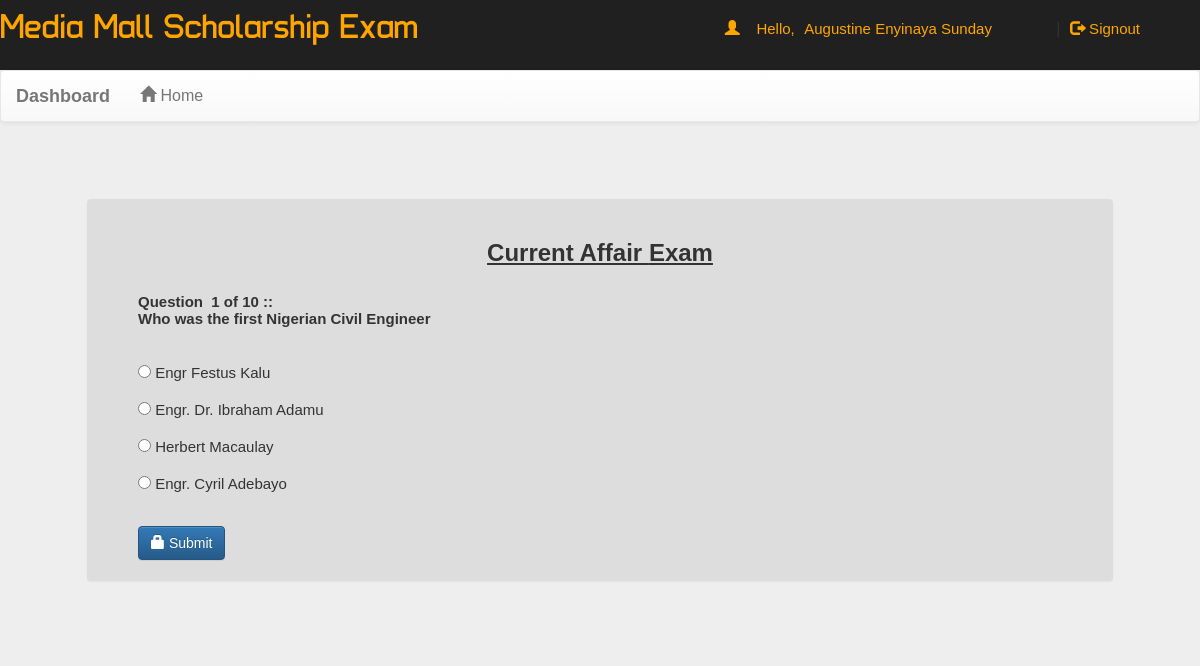
The app's page /account.php?q=quiz&step=2&eid=600ebccda5cc0&n=1&t=10 (signed in) with its own data.
### tables this page shows
CREATE TABLE `questions` (
  `eid` text NOT NULL,
  `qid` text NOT NULL,
  `qns` text NOT NULL,
  `choice` int(10) NOT NULL,
  `sn` int(11) NOT NULL
);

CREATE TABLE `quiz` (
  `eid` text NOT NULL,
  `title` varchar(100) NOT NULL,
  `correct` int(11) NOT NULL,
  `wrong` int(11) NOT NULL,
  `total` int(11) NOT NULL,
  `time` bigint(20) NOT NULL,
  `intro` text NOT NULL,
  `date` timestamp NOT NULL DEFAULT current_timestamp() ON UPDATE current_timestamp()
);

CREATE TABLE `options` (
  `qid` varchar(50) NOT NULL,
  `option` varchar(5000) NOT NULL,
  `optionid` text NOT NULL
);

### account.php (the view, shortened to what this page needs)
<!DOCTYPE html PUBLIC "-//W3C//DTD XHTML 1.0 Transitional//EN" "http://www.w3.org/TR/xhtml1/DTD/xhtml1-transitional.dtd">
<html xmlns="http://www.w3.org/1999/xhtml">
<head>
<link  rel="stylesheet" href="css/bootstrap.min.css"/>
 <link  rel="stylesheet" href="css/bootstrap-theme.min.css"/>
 <link rel="stylesheet" href="css/main.css">
 <link  rel="stylesheet" href="css/font.css">
</head>
<body>
    <div class="header">
      <div class="row">
        <div class="col-lg-6 col-md-6 col-sm-6 col-xs-12">
           <span class="logo" style="color: orange" >Media Mall Scholarship Exam</span>
   </div>
    <div class="col-md-6  col-sm-6 col-xs-12">
      <?php
     include_once 'dbConnection.php';
      if(!(isset($_SESSION['email']))){
             header("location:index.php"); }
    else{
    $name = $_SESSION['name'];
    echo '<span class="pull-right top title1" ><span class="log1"><span class="glyphicon glyphicon-user" aria-hidden="true"></span>&nbsp;&nbsp;&nbsp;&nbsp;Hello,</span> <a href="account.php?q=1" class="log log1">'.$name.'</a>&nbsp;|&nbsp;<a href="logout.php?q=account.php" class="log"><span class="glyphicon glyphicon-log-out" aria-hidden="true"></span>&nbsp;Signout</button></a></span>';
    }?>
    </div>
    </div>
    </div>
<div class="bg4">
<nav class="navbar navbar-default title1">
  <div class="container-fluid">
    <div class="navbar-header">
      <a class="navbar-brand" href="#"><b>Dashboard</b></a>
    </div>
    <div class="collapse navbar-collapse" id="bs-example-navbar-collapse-1">
      <ul class="nav navbar-nav">
        <li <?php if(@$_GET['q']==1) echo'class="active"'; ?> ><a href="account.php?q=1"><span class="glyphicon glyphicon-home" aria-hidden="true"></span>&nbsp;Home<span class="sr-only">(current)</span></a></li>
		</ul>
      </div>
  </div>
</nav>
<div class="container">
<div class="row">
<div class="col-md-12">
<?php
if(@$_GET['q']== 'quiz' && @$_GET['step']== 2) {
$eid=@$_GET['eid'];
$sn=@$_GET['n'];
$total=@$_GET['t'];
$q=mysqli_query($con,"SELECT * FROM quiz WHERE eid='$eid'  " );
while($row=mysqli_fetch_array($q) )
{
$title=$row['title'];
}
$q=mysqli_query($con,"SELECT * FROM questions WHERE eid='$eid' AND sn='$sn' " );
echo '<div class="panel" style="margin:5%">';
while($row=mysqli_fetch_array($q) )
{
$qns=$row['qns'];
$qid=$row['qid'];
echo '<div id='.$sn.'>
<center><h3><b><u>'.$title.' Exam</u></b></h3></center><br>
<b>Question &nbsp;'.$sn.'  of '.$total.'&nbsp;:: <br />'.$qns.'</b><br /><br />';
}
$q=mysqli_query($con,"SELECT * FROM options WHERE qid='$qid' " );
echo '<form action="update.php?q=quiz&step=2&eid='.$eid.'&n='.$sn.'&t='.$total.'&qid='.$qid.'" method="POST"  class="form-horizontal">
<br />';
while($row=mysqli_fetch_array($q) )
{
$option=$row['option'];
$optionid=$row['optionid'];
 ?>
<input type="radio" name="ans" value="<?php echo $optionid?>"><?php echo ' '.$option?><br /><br />
<?php
}
echo'<br /><button type="submit" class="btn btn-primary"><span class="glyphicon glyphicon-lock" aria-hidden="true"></span>&nbsp;Submit</button></form></div>';
echo '</div>';
}
?>
</div></div></div></div>
</body>
</html>

### css/main.css (style rules this page uses)
body { overflow-x:hidden; width:100%; font: 15px "Century Gothic", "Times Roman", sans-serif; background:#eee; height:100%; background-attachment:fixed; }
.panel { background-color: #ddd !important; margin-top: 60px; padding: 50px; padding-top: 20px; padding-bottom: 20px; }
.header { background:#202020; height:70px; }
.logo { font-family:'typo'; font-size:35px; margin-top: 30px; }
.title1 { font: 16px "Century Gothic", "Times Roman", sans-serif; }
.top { margin-top:20px; }
.log1 { font: 15px 'Ubuntu', sans-serif; color:orange; margin-left:10px; }
.log { margin:10px; margin-right:60px; margin-left:5px; color:orange; text-decoration:none; font-size:20px; font-size:15px; }
.bg4 { min-height:540px; }

### records on screen
questions: eid.title "Current Affair", qns "Who was the first Nigerian Civil Engineer"
options: option "Engr Festus Kalu"
options: option "Engr. Dr. Ibraham Adamu"
options: option "Herbert Macaulay"
options: option "Engr. Cyril Adebayo"

### other values on screen
$name "Augustine Enyinaya Sunday"
